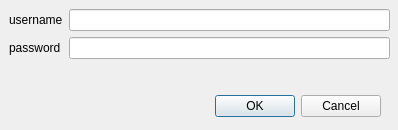
<?xml version="1.0" encoding="UTF-8"?>
<ui version="4.0">
 <class>DmpClientLoginDialog</class>
 <widget class="QDialog" name="DmpClientLoginDialog">
  <property name="geometry">
   <rect>
    <x>0</x>
    <y>0</y>
    <width>398</width>
    <height>130</height>
   </rect>
  </property>
  <property name="windowTitle">
   <string>Dialog</string>
  </property>
  <widget class="QDialogButtonBox" name="buttonBox">
   <property name="geometry">
    <rect>
     <x>40</x>
     <y>90</y>
     <width>341</width>
     <height>32</height>
    </rect>
   </property>
   <property name="orientation">
    <enum>Qt::Horizontal</enum>
   </property>
   <property name="standardButtons">
    <set>QDialogButtonBox::Cancel|QDialogButtonBox::Ok</set>
   </property>
   <property name="centerButtons">
    <bool>false</bool>
   </property>
  </widget>
  <widget class="QWidget" name="formLayoutWidget">
   <property name="geometry">
    <rect>
     <x>9</x>
     <y>9</y>
     <width>381</width>
     <height>71</height>
    </rect>
   </property>
   <layout class="QFormLayout" name="formLayout">
    <property name="fieldGrowthPolicy">
     <enum>QFormLayout::AllNonFixedFieldsGrow</enum>
    </property>
    <item row="0" column="1">
     <widget class="QLineEdit" name="Username"/>
    </item>
    <item row="1" column="0">
     <widget class="QLabel" name="PasswordLabel">
      <property name="text">
       <string>password</string>
      </property>
     </widget>
    </item>
    <item row="1" column="1">
     <widget class="QLineEdit" name="Password">
      <property name="echoMode">
       <enum>QLineEdit::Password</enum>
      </property>
     </widget>
    </item>
    <item row="0" column="0">
     <widget class="QLabel" name="UsernameLabel">
      <property name="text">
       <string>username</string>
      </property>
     </widget>
    </item>
   </layout>
  </widget>
 </widget>
 <resources/>
 <connections>
  <connection>
   <sender>buttonBox</sender>
   <signal>accepted()</signal>
   <receiver>DmpClientLoginDialog</receiver>
   <slot>accept()</slot>
   <hints>
    <hint type="sourcelabel">
     <x>248</x>
     <y>254</y>
    </hint>
    <hint type="destinationlabel">
     <x>157</x>
     <y>274</y>
    </hint>
   </hints>
  </connection>
  <connection>
   <sender>buttonBox</sender>
   <signal>rejected()</signal>
   <receiver>DmpClientLoginDialog</receiver>
   <slot>reject()</slot>
   <hints>
    <hint type="sourcelabel">
     <x>316</x>
     <y>260</y>
    </hint>
    <hint type="destinationlabel">
     <x>286</x>
     <y>274</y>
    </hint>
   </hints>
  </connection>
 </connections>
</ui>
